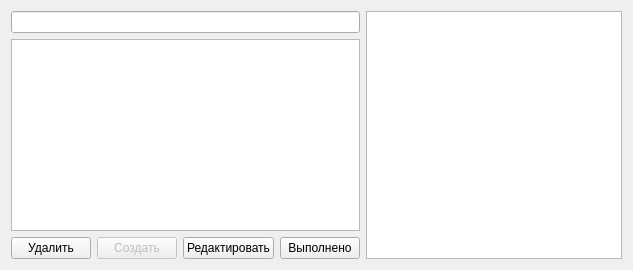
      <widget class="QWidget" name="tab_AllProcesses">
       <attribute name="title">
        <string>Процессы</string>
       </attribute>
       <layout class="QVBoxLayout" name="verticalLayout_23">
        <item>
         <layout class="QHBoxLayout" name="horizontalLayout_6">
          <item>
           <layout class="QVBoxLayout" name="verticalLayout_13">
            <item>
             <widget class="QLineEdit" name="lineEdit_search_process"/>
            </item>
            <item>
             <widget class="QTreeView" name="project_tree_view">
              <property name="maximumSize">
               <size>
                <width>16777215</width>
                <height>16777215</height>
               </size>
              </property>
             </widget>
            </item>
            <item>
             <layout class="QHBoxLayout" name="horizontalLayout_4">
              <item>
               <widget class="QPushButton" name="but_projects_delete">
                <property name="text">
                 <string>Удалить</string>
                </property>
               </widget>
              </item>
              <item>
               <widget class="QPushButton" name="but_projects_new">
                <property name="enabled">
                 <bool>false</bool>
                </property>
                <property name="text">
                 <string>Создать</string>
                </property>
               </widget>
              </item>
              <item>
               <widget class="QPushButton" name="but_projects_edit">
                <property name="text">
                 <string>Редактировать</string>
                </property>
               </widget>
              </item>
              <item>
               <widget class="QPushButton" name="but_projects_set_finished">
                <property name="text">
                 <string>Выполнено</string>
                </property>
               </widget>
              </item>
             </layout>
            </item>
           </layout>
          </item>
          <item>
           <widget class="QTextBrowser" name="textBrowser_project">
            <property name="minimumSize">
             <size>
              <width>0</width>
              <height>200</height>
             </size>
            </property>
           </widget>
          </item>
         </layout>
        </item>
       </layout>
      </widget>
